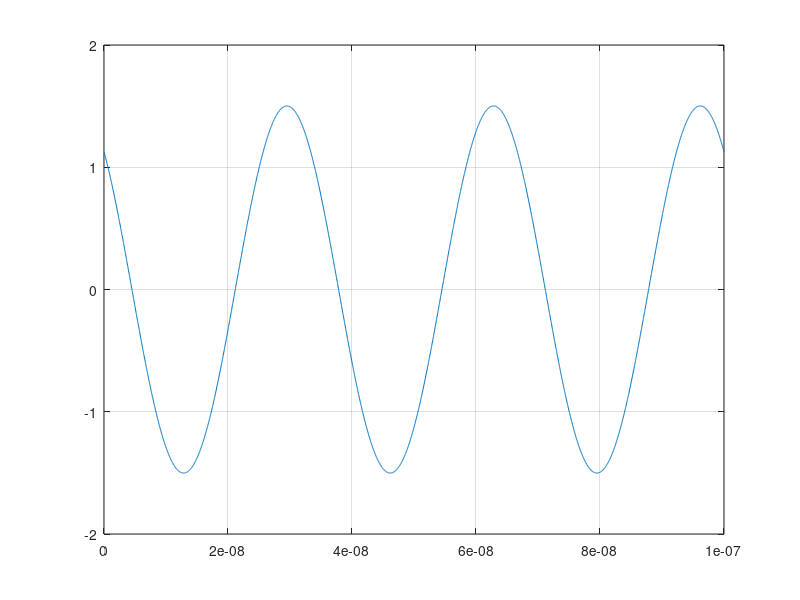

This chart was generated by the following MATLAB code:
clear;clc;
freq = 30e6;
fs=freq*1000;
dt=100;
dr=40;

t1 = (1/(3e8))*dt;
t2 = (1/(3e8))*(dr+sqrt(dt^2+(-dr)^2));
t = 0:1/fs:3/freq;
s = cos(2*pi*freq*(t-t1)) + cos(2*pi*freq*(t-t2));
plot(t,s); grid on